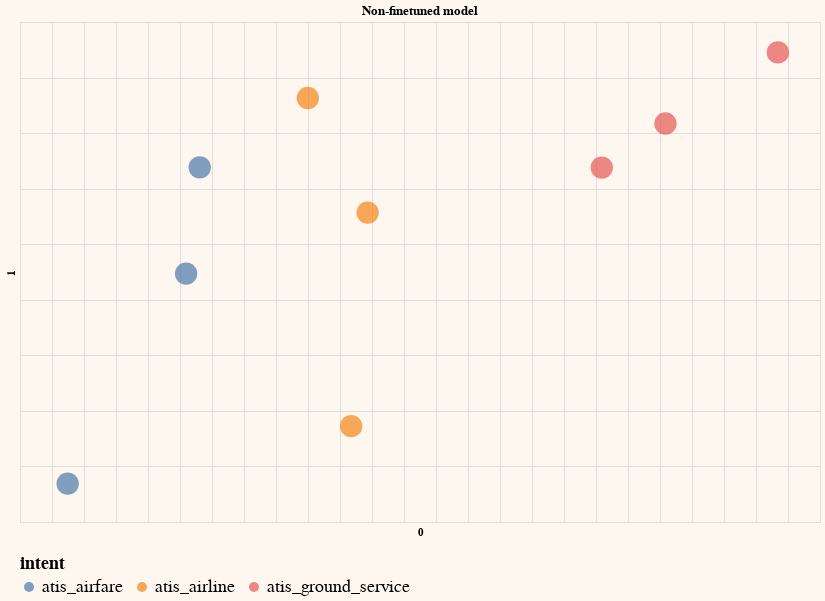

The code cell stored with this chart in its notebook:
### Code cell
# Plot the 2D embeddings from a non-finetuned model
generate_chart(df_test,'0','1',lbl='off',color='intent',title='Non-finetuned model')

### Figure 1 — Vega-Lite specification as saved in the notebook (floating-point values rounded to 4 significant figures; data arrays with more than 128 entries replaced by an {"elided": "..."} marker saying what was removed)
{"config": {"view": {"continuousWidth": 400, "continuousHeight": 300}, "background": "#FDF7F0", "legend": {"labelFontSize": 18, "orient": "bottom", "titleFontSize": 18}}, "layer": [{"mark": {"type": "circle", "size": 500}, "encoding": {"color": {"field": "intent", "type": "nominal"}, "tooltip": [{"field": "query", "type": "nominal"}], "x": {"axis": {"domain": false, "labels": false, "ticks": false}, "field": "0", "scale": {"zero": false}, "type": "quantitative"}, "y": {"axis": {"domain": false, "labels": false, "ticks": false}, "field": "1", "scale": {"zero": false}, "type": "quantitative"}}}, {"mark": {"type": "text", "align": "left", "baseline": "middle", "dx": 10}, "encoding": {"color": {"field": "intent", "type": "nominal"}, "tooltip": [{"field": "query", "type": "nominal"}], "x": {"axis": {"domain": false, "labels": false, "ticks": false}, "field": "0", "scale": {"zero": false}, "type": "quantitative"}, "y": {"axis": {"domain": false, "labels": false, "ticks": false}, "field": "1", "scale": {"zero": false}, "type": "quantitative"}}}], "data": {"name": "data-81b4453ee46ed683951d17bb889226a3"}, "height": 500, "title": "Non-finetuned model", "width": 800, "$schema": "https://vega.github.io/schema/vega-lite/v4.17.0.json", "datasets": {"data-81b4453ee46ed683951d17bb889226a3": [{"query": " which airlines fly from boston to washington dc via other cities", "query_embeds": {"elided": "2048 float values"}, "0": -2.012, "1": 18.16, "intent": "atis_airline", "intent_pred": "atis_airline"}, {"query": " show me the airlines that fly between toronto and denver", "query_embeds": {"elided": "2048 float values"}, "0": 0.6968, "1": -11.38, "intent": "atis_airline", "intent_pred": "atis_airline"}, {"query": " show me round trip first class tickets from new york to miami", "query_embeds": {"elided": "2048 float values"}, "0": -9.619, "1": 2.36, "intent": "atis_airfare", "intent_pred": "atis_airfare"}, {"query": " i'd like the lowest fare from denver to pittsburgh", "query_embeds": {"elided": "2048 float values"}, "0": -17.02, "1": -16.55, "intent": "atis_airfare", "intent_pred": "atis_airfare"}, {"query": " show me a list of ground transportation at boston airport", "query_embeds": {"elided": "2048 float values"}, "0": 20.34, "1": 15.86, "intent": "atis_ground_service", "intent_pred": "atis_ground_service"}, {"query": " show me boston ground transportation", "query_embeds": {"elided": "2048 float values"}, "0": 16.36, "1": 11.9, "intent": "atis_ground_service", "intent_pred": "atis_ground_service"}, {"query": " of all airlines which airline has the most arrivals in atlanta", "query_embeds": {"elided": "2048 float values"}, "0": 1.727, "1": 7.846, "intent": "atis_airline", "intent_pred": "atis_airline"}, {"query": " what ground transportation is available in boston", "query_embeds": {"elided": "2048 float values"}, "0": 27.37, "1": 22.26, "intent": "atis_ground_service", "intent_pred": "atis_ground_service"}, {"query": " i would like your rates between atlanta and boston on september third", "query_embeds": {"elided": "2048 float values"}, "0": -8.766, "1": 11.92, "intent": "atis_airfare", "intent_pred": "atis_airfare"}]}}
